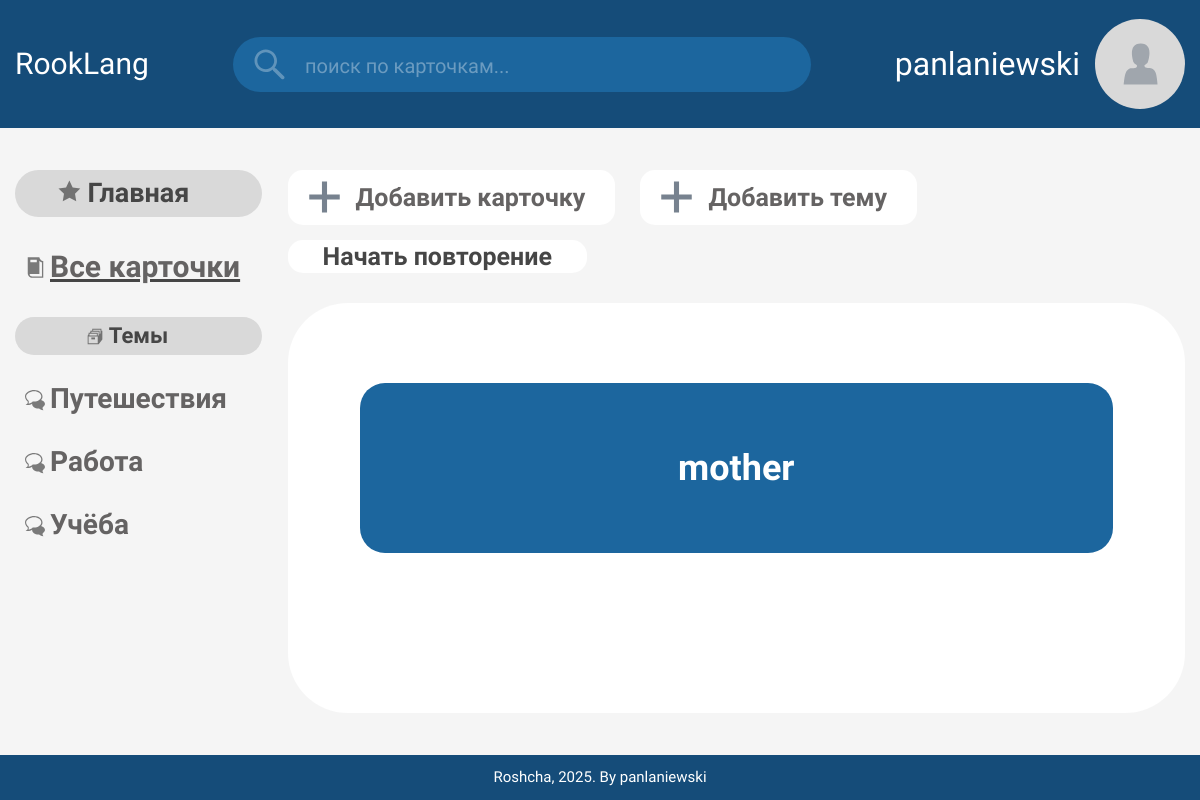
Screenshot of /4/ (signed in) with the database file from the repository.
### flashcards/models.py (models this page shows, shortened)
class Category(models.Model):
    user = models.ForeignKey(User, on_delete=models.PROTECT)
    name = models.CharField(max_length = 20, db_index = True, verbose_name = "Название")
    class Meta :
        verbose_name_plural = 'Темы'
        verbose_name = 'Тема'
        ordering = ['name']

class Flashcard(models.Model):
    category = models.ForeignKey('Category', null = True, on_delete = models.PROTECT, verbose_name = 'Тема')
    word = models.CharField(max_length = 50, verbose_name = 'Слово')
    translate = models.CharField(max_length = 50, verbose_name = 'Перевод')
    example = models.TextField(null = True, blank = True, verbose_name = 'Пример употребления')
    tip = models.TextField(null = True, blank = True, verbose_name = 'Подсказка')
    image = models.ImageField(blank=True, upload_to=get_timestamp_path, verbose_name='Изображение')
    class Meta :
        verbose_name_plural = 'Слова'
        verbose_name = 'Слово'
        ordering = ['id']

### flashcards/views.py (the view)
# urls.py: path('<int:category_id>/', by_category, name = 'by_category'),
def by_category(request, category_id):
    flashcards = Flashcard.objects.filter(category = category_id)
    categories = Category.objects.filter(user=request.user)
    current_category = Category.objects.get(pk = category_id)
    context = {
        'flashcards': flashcards,
        'categories': categories,
        'current_category': current_category,
    }
    return render(request, 'flashcards/by_category.html', context)

### flashcards/templates/flashcards/by_category.html
{% extends 'layout/basic.html' %}
{% block content %}
{% for flashcard in flashcards %}
<div class="content-body__flashcard flashcard">
    <h2 class="flashcard__word">{{flashcard.word}}</h2>
</div>
{% endfor %}
{% endblock %}

### flashcards/templates/layout/basic.html (shortened to what this page needs)
{% load static %}
<!DOCTYPE html>
<html lang="ru">
    <head>
        <link rel="stylesheet" href="{% static 'flashcards/css/main.css' %}?v=7">
    </head>
    <body>
        <div class="wrapper">
            <header class="header">
                <div class="header__wrapper">
                    <div class="header__container">
                        <div class="header__logo logo-header">
                            <a href="{% url 'index' %}" class="logo-header__link">RookLang</a>
                        </div>
                        <div class="header__search search-header">
                            <div class="search-header__wrapper">
                                <img src="{% static 'flashcards/img/search.svg' %}" alt="Search icon">
                                <input type="text" class="search-header__input" placeholder="поиск по карточкам...">
                            </div>
                        </div>
                        <div class="header__user user-header">
                            {% if user.is_authenticated %}
                            <a href="{% url 'profile' %}"  class="user-header__name">{{user}}</a>
                            {% else %}
                            <a href="{% url 'login' %}" class="user-header__name">Войти</a>
                            <a href="{% url 'register' %}" class="user-header__name">Зарегистрироваться</a>
                            {% endif %}
                            <button class="user-header__btn">
                                <img src="{% static 'flashcards/img/user.svg' %}" alt="User icon">
                            </button>
                        </div>
                    </div>
                </div>
            </header>
            <main class="page">
                <div class="page__container">
                    <div class="page__sidebar sidebar">
                        <div class="sidebar__container">
                            <h2 class="sidebar__title">
                                <span>Главная</span>
                            </h2>
                            <h3 class="sidebar__all link_active">
                                <a href="{% url 'index' %}">Все карточки</a>
                            </h3>
                            <nav class="sidebar__nav nav-sidebar">
                                <h4 class="nav-sidebar__title">
                                    <span>Темы</span>
                                </h4>
                                <ul class="nav-sidebar__list">
                                    {% for category in categories %}
                                        <li class="nav-sidebar__item">
                                            <a href="{% url 'by_category' category.pk %}" class="nav-list__link">
                                                <span>{{category.name}}</span>
                                            </a>
                                        </li>
                                    {% endfor %}
                                </ul>
                            </nav>
                        </div>
                    </div>
                    <div class="page__content content">
                        <div class="content__header">
                            <a href="{% url 'add_flashcard' %}" class="content__add">Добавить карточку</a>
                            <a href="{% url 'add_category' %}" class="content__add">Добавить тему</a>
                            <button type="button" class="content__add content__learn" id="btn-repeat">Начать повторение</button>
                        </div>
                        <div class="content__body content-body">
                            <div class="content-body__container">
                                {% block content %}
                                {% endblock %}
                            </div>
                        </div>
                    </div>
                </div>
            </main>
            <footer class="footer">
                <div class="footer__container">
                    <p class="footer__text">Roshcha, 2025. By panlaniewski</p>
                </div>
            </footer>
        </div>
    </body>
</html>

### flashcards/static/flashcards/css/settings.css (style rules this page uses)
* { padding: 0; margin: 0; border: 0; }
nav, footer, header, aside { display: block; }
html, body { height: 100%; width:100%; font-size: 100%; line-height: 1; font-size: 14px; font-family: 'Kadwa', sans-serif; color: var(--grey); -ms-text-size-adjust:100%; }
input, button, textarea { font-family: inherit; }
button { cursor: pointer; background:transparent; }
a,a:visited { text-decoration: none; }
ul, li { list-style: none; }
img { vertical-align: top; }
h1, h2, h3, h4, h5, h6 { font-family: inherit; font-size: inherit; font-weight: inherit; }
a { font-family: inherit; color: #656363 }
:root { --blue: #154c79; --white: #ffffff; --grey: #464646; }
.wrapper { min-height: 100%; overflow: hidden; display: flex; flex-direction: column; }
.page { flex: 1 1 auto; }
[class*="_container"] { max-width: 1866px; margin: 0 auto; padding: 0 15px; }

### rows the page displays
Category: name "Путешествия"
Category: name "Работа"
Category: name "Учёба"
Flashcard: word "mother"

### other values shown
{{ user }} "panlaniewski"
